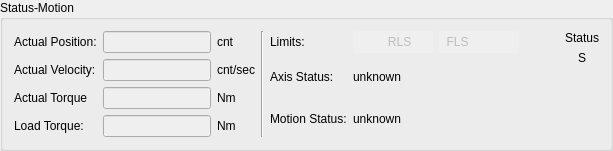
         <widget class="QGroupBox" name="groupBox">
          <property name="title">
           <string>Status-Motion</string>
          </property>
          <layout class="QGridLayout" name="gridLayout_11" columnstretch="2,0,2,0,0">
           <item row="0" column="2">
            <layout class="QGridLayout" name="gridLayout_9">
             <item row="0" column="0">
              <widget class="QLabel" name="posLimLabel">
               <property name="text">
                <string>Limits:</string>
               </property>
               <property name="alignment">
                <set>Qt::AlignLeading|Qt::AlignLeft|Qt::AlignVCenter</set>
               </property>
              </widget>
             </item>
             <item row="0" column="1">
              <layout class="QGridLayout" name="gridLayout_5">
               <item row="0" column="0">
                <widget class="QPushButton" name="rlsBtn">
                 <property name="enabled">
                  <bool>false</bool>
                 </property>
                 <property name="layoutDirection">
                  <enum>Qt::LeftToRight</enum>
                 </property>
                 <property name="autoFillBackground">
                  <bool>true</bool>
                 </property>
                 <property name="text">
                  <string>    RLS</string>
                 </property>
                 <property name="icon">
                  <iconset resource="../res.qrc">
                   <normaloff>:/res/light_red.png</normaloff>:/res/light_red.png</iconset>
                 </property>
                 <property name="flat">
                  <bool>true</bool>
                 </property>
                </widget>
               </item>
               <item row="0" column="1">
                <widget class="QPushButton" name="flsBtn">
                 <property name="enabled">
                  <bool>false</bool>
                 </property>
                 <property name="font">
                  <font>
                   <family>Microsoft YaHei UI</family>
                   <weight>50</weight>
                   <bold>false</bold>
                  </font>
                 </property>
                 <property name="layoutDirection">
                  <enum>Qt::RightToLeft</enum>
                 </property>
                 <property name="autoFillBackground">
                  <bool>true</bool>
                 </property>
                 <property name="styleSheet">
                  <string notr="true">QPushButton {text-align : left; }</string>
                 </property>
                 <property name="text">
                  <string>  FLS</string>
                 </property>
                 <property name="icon">
                  <iconset resource="../res.qrc">
                   <normaloff>:/res/light_red.png</normaloff>:/res/light_red.png</iconset>
                 </property>
                 <property name="flat">
                  <bool>true</bool>
                 </property>
                </widget>
               </item>
              </layout>
             </item>
             <item row="1" column="0">
              <widget class="QLabel" name="axisStateLabel">
               <property name="text">
                <string>Axis Status:</string>
               </property>
               <property name="alignment">
                <set>Qt::AlignLeading|Qt::AlignLeft|Qt::AlignVCenter</set>
               </property>
              </widget>
             </item>
             <item row="1" column="1">
              <widget class="QLabel" name="axisState">
               <property name="text">
                <string>unknown</string>
               </property>
               <property name="alignment">
                <set>Qt::AlignLeading|Qt::AlignLeft|Qt::AlignVCenter</set>
               </property>
              </widget>
             </item>
             <item row="2" column="0">
              <widget class="QLabel" name="motionStateLabel">
               <property name="text">
                <string>Motion Status:</string>
               </property>
               <property name="alignment">
                <set>Qt::AlignLeading|Qt::AlignLeft|Qt::AlignVCenter</set>
               </property>
              </widget>
             </item>
             <item row="2" column="1">
              <widget class="QLabel" name="motionState">
               <property name="text">
                <string>unknown</string>
               </property>
               <property name="alignment">
                <set>Qt::AlignLeading|Qt::AlignLeft|Qt::AlignVCenter</set>
               </property>
              </widget>
             </item>
            </layout>
           </item>
           <item row="0" column="0">
            <layout class="QGridLayout" name="gridLayout_10">
             <item row="0" column="0">
              <widget class="QLabel" name="actualPosLabel">
               <property name="styleSheet">
                <string notr="true"/>
               </property>
               <property name="text">
                <string>Actual Position:</string>
               </property>
               <property name="alignment">
                <set>Qt::AlignLeading|Qt::AlignLeft|Qt::AlignVCenter</set>
               </property>
              </widget>
             </item>
             <item row="0" column="1">
              <widget class="QLineEdit" name="actualPos">
               <property name="enabled">
                <bool>false</bool>
               </property>
              </widget>
             </item>
             <item row="0" column="2">
              <widget class="QLabel" name="actualPosUnit">
               <property name="text">
                <string>cnt</string>
               </property>
              </widget>
             </item>
             <item row="1" column="0">
              <widget class="QLabel" name="actualVelLabel">
               <property name="text">
                <string>Actual Velocity:</string>
               </property>
               <property name="alignment">
                <set>Qt::AlignLeading|Qt::AlignLeft|Qt::AlignVCenter</set>
               </property>
              </widget>
             </item>
             <item row="1" column="1">
              <widget class="QLineEdit" name="actualVel">
               <property name="enabled">
                <bool>false</bool>
               </property>
              </widget>
             </item>
             <item row="1" column="2">
              <widget class="QLabel" name="actualVelUnit">
               <property name="text">
                <string>cnt/sec</string>
               </property>
              </widget>
             </item>
             <item row="2" column="0">
              <widget class="QLabel" name="actualTorLabel">
               <property name="text">
                <string>Actual Torque</string>
               </property>
               <property name="alignment">
                <set>Qt::AlignLeading|Qt::AlignLeft|Qt::AlignVCenter</set>
               </property>
              </widget>
             </item>
             <item row="2" column="1">
              <widget class="QLineEdit" name="actualTor">
               <property name="enabled">
                <bool>false</bool>
               </property>
              </widget>
             </item>
             <item row="2" column="2">
              <widget class="QLabel" name="actualTorUnit">
               <property name="text">
                <string>Nm</string>
               </property>
              </widget>
             </item>
             <item row="3" column="0">
              <widget class="QLabel" name="loadLabel">
               <property name="text">
                <string>Load Torque:</string>
               </property>
               <property name="alignment">
                <set>Qt::AlignLeading|Qt::AlignLeft|Qt::AlignVCenter</set>
               </property>
              </widget>
             </item>
             <item row="3" column="1">
              <widget class="QLineEdit" name="load">
               <property name="enabled">
                <bool>false</bool>
               </property>
              </widget>
             </item>
             <item row="3" column="2">
              <widget class="QLabel" name="loadUnit">
               <property name="text">
                <string>Nm</string>
               </property>
              </widget>
             </item>
            </layout>
           </item>
           <item row="0" column="1">
            <widget class="Line" name="line_2">
             <property name="orientation">
              <enum>Qt::Vertical</enum>
             </property>
            </widget>
           </item>
           <item row="0" column="4">
            <layout class="QGridLayout" name="gridLayout_8" rowstretch="1,0,0">
             <item row="2" column="0">
              <spacer name="verticalSpacer">
               <property name="orientation">
                <enum>Qt::Vertical</enum>
               </property>
               <property name="sizeHint" stdset="0">
                <size>
                 <width>20</width>
                 <height>40</height>
                </size>
               </property>
              </spacer>
             </item>
             <item row="0" column="0">
              <widget class="QLabel" name="statusLabel">
               <property name="sizePolicy">
                <sizepolicy hsizetype="Preferred" vsizetype="Fixed">
                 <horstretch>0</horstretch>
                 <verstretch>0</verstretch>
                </sizepolicy>
               </property>
               <property name="text">
                <string>Status</string>
               </property>
               <property name="alignment">
                <set>Qt::AlignCenter</set>
               </property>
              </widget>
             </item>
             <item row="1" column="0">
              <widget class="QLabel" name="statusViz">
               <property name="enabled">
                <bool>true</bool>
               </property>
               <property name="sizePolicy">
                <sizepolicy hsizetype="Preferred" vsizetype="Preferred">
                 <horstretch>0</horstretch>
                 <verstretch>0</verstretch>
                </sizepolicy>
               </property>
               <property name="text">
                <string>S</string>
               </property>
               <property name="scaledContents">
                <bool>true</bool>
               </property>
               <property name="alignment">
                <set>Qt::AlignCenter</set>
               </property>
              </widget>
             </item>
            </layout>
           </item>
           <item row="0" column="3">
            <spacer name="horizontalSpacer_7">
             <property name="orientation">
              <enum>Qt::Horizontal</enum>
             </property>
             <property name="sizeType">
              <enum>QSizePolicy::Preferred</enum>
             </property>
             <property name="sizeHint" stdset="0">
              <size>
               <width>40</width>
               <height>20</height>
              </size>
             </property>
            </spacer>
           </item>
          </layout>
         </widget>
